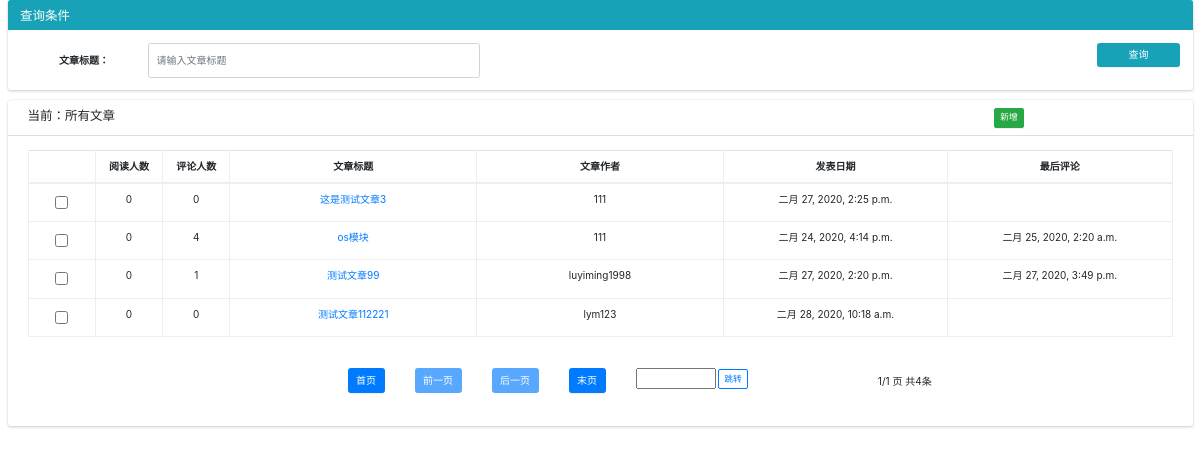
/posts/ (signed in), run on the app's committed database.
### app01/models.py (models this page shows)
class Article(models.Model):
    postTitle = models.CharField(max_length=16)
    postText = models.TextField()
    postPageviews = models.IntegerField(default=0)
    postAudio = models.CharField(max_length=255)
    postTime = models.DateTimeField(auto_now=True)
    user = models.ForeignKey(User, on_delete=models.CASCADE)
    status = models.IntegerField(default=1)

class Comment(models.Model):
    cmText = models.TextField()
    cmAudio = models.CharField(max_length=255)
    cmTime = models.DateTimeField(auto_now=True)
    cm_article = models.ForeignKey(Article, on_delete=models.CASCADE)
    cm_user = models.ForeignKey(User, on_delete=models.CASCADE)
    support = models.IntegerField(default=0)
    status = models.IntegerField(default=1)

### app01/views.py (the view)
# urls.py: path('posts/', views.postsView.as_view()),
class postsView(myPostView):
    @method_decorator(check_login)
    def dispatch(self, request, *args, **kwargs):
        return super().dispatch(request, *args, **kwargs)
    def get(self, request, *args, **kwargs):
        postTitle = request.GET.get("postTitle")
        if postTitle:
            articles = Article.objects.filter(postTitle__contains=postTitle, status=1).values("id",
                                                                                              "postTitle",
                                                                                              "postPageviews",
                                                                                              "postTime",
                                                                                              "status",
                                                                                              "user__userName")
        else:
            articles = Article.objects.filter(status=1).values("id", "postTitle", "postPageviews",
                                                               "postTime", "status", "user__userName")
        for article in articles:
            print(article)
            comment = Comment.objects.filter(cm_article=article["id"]).order_by("cmTime")
            if comment:
                article["cmPeople"] = comment.count()
                article["cmNewTime"] = comment.first().cmTime
            else:
                article["cmPeople"] = 0
        current_page = request.GET.get('page')
        paginator = Paginator(articles, 10)
        try:
            post = paginator.page(current_page)
        except PageNotAnInteger or EmptyPage as e:
            print(e)
            post = paginator.page(1)
        return render(request, "post.html", {"post": post, "searchName": postTitle})

### app01/views.py (called while the page is built)
def check_login(func):
    def wrapper(request, *args, **kwargs):
        user = request.session.get("username")
        print(user)
        if not user:
            return redirect("/login/")
        return func(request, *args, **kwargs)
    return wrapper

    @method_decorator(check_login)
    def dispatch(self, request, *args, **kwargs):
        return super().dispatch(request, *args, **kwargs)

### templates/post.html (shortened to what this page needs)
<!DOCTYPE html>
<html style="height: auto;">
<head>
    <link rel="stylesheet" href="/static/css/default/bootstrap/bootstrap.css">
    <link rel="stylesheet" href="/static/comp/fontawesome/css/font-awesome.min.css">
    <link rel="stylesheet" href="/static/comp/ionicons/css/ionicons.min.css">
    <link rel="stylesheet" href="/static/comp/adminlte/css/adminlte.css">
    <link rel="stylesheet" href="/static/css/default/mask.css"/>
</head>
<body style="height: auto;">
<div class="container-fluid" id="POST_LIST_DIV_ID">
    <div class="row">
        <div class="col-md-12" style="">
            <div class="card card-info">
                <div class="card-header">
                    <h3 class="card-title">查询条件</h3>
                </div>
                <div class="card-body">
                    <div class="row">
                        <div class="col-md-11">
                            <div class="form-inline">
                                <div class="form-group col-md-4">
                                    <label for="SEARCH_ORG_NAME" class="col-md-4">文章标题：</label>
                                    <div class="col-md-8">
                                        <input type="text" id="SEARCH_POST_NAME" name="SEARCH_POST_NAME" size="45"
                                               value="" class="form-control" placeholder="请输入文章标题">
                                    </div>
                                </div>
                            </div>
                        </div>
                        <div class="col-md-1">
                            <button class="btn btn-block btn-info" onclick="searchByPostName()">查询</button>
                        </div>
                    </div>
                </div>
            </div>
        </div>
    </div>
    <div class="row">
        <div class="col-12">
            <div class="card">
                <div class="card-header" style="width:100%">
                    <h3 class="card-title col-md-3">当前：<span id="LABLE_FATHER_ORG_NAME">所有文章</span></h3>
                    <div class="col-md-2 col-md-offset-7" id="postAddAndDeleteDiv">
                        <button class="btn  btn-success btn-sm" type="button" onclick="ADD_POST()">新增</button>&nbsp;&nbsp;
                    </div>
                </div>
                <div class="card-body">
                    <div id="example2_wrapper" class="dataTables_wrapper container-fluid dt-bootstrap4">
                        <div class="row">
                            <div class="col-sm-12 col-md-6"></div>
                            <div class="col-sm-12 col-md-6"></div>
                        </div>
                        <div class="row">
                            <div class="col-sm-12">
                                <table id="example2" class="table table-bordered table-hover dataTable" role="grid">
                                    <thead>
                                    <tr role="row">
                                        <th style="text-align:center;" class="sorting" rowspan="1" colspan="1"></th>
                                        <th style="text-align:center;" class="sorting" rowspan="1" colspan="1">阅读人数</th>
                                        <th style="text-align:center;" class="sorting" rowspan="1" colspan="1">评论人数</th>
                                        <th style="text-align:center;" class="sorting" rowspan="1" colspan="1">文章标题</th>
                                        <th style="text-align:center;" class="sorting" rowspan="1" colspan="1">文章作者</th>
                                        <th style="text-align:center;" class="sorting" rowspan="1" colspan="1">发表日期</th>
                                        <th style="text-align:center;" class="sorting" rowspan="1" colspan="1">最后评论</th>
                                    </tr>
                                    </thead>
                                    <tbody id="POST_LIST_TBODY_ID">
                                    {% for article in post.object_list %}
                                        <tr bgcolor="#FFFFFF">
                                            <td align="center" width="20"><input name="DELETE_CHECK_NAME"
                                                                                 type="checkbox"
                                                                                 value="{{ article.id }}">
                                            </td>
                                            <td valign="center" align="center"
                                                width="30">{{ article.postPageviews }}</td>
                                            <td valign="center" align="center" width="30">{{ article.cmPeople }}</td>
                                            <td valign="center" align="center" width="110"><a href=""
                                                                                              onclick="post_detailed({{ article.id }}); return false;">{{ article.postTitle }}</a>
                                            </td>
                                            <td valign="center" align="center"
                                                width="110">{{ article.user__userName }}</td>
                                            <td valign="center" align="center" width="100">{{ article.postTime }}</td>
                                            <td valign="center" align="center" width="100">{{ article.cmNewTime }}</td>
                                        </tr>
                                    {% endfor %}
                                    </tbody>
                                </table>
                            </div>
                        </div>
                        <div class="row">
                            <div class="col-sm-12 col-md-9 col-md-offset-3">
                                <div class="dataTables_paginate paging_simple_numbers">
                                    <ul class="pagination" id="PAGE_ID">
                                        <li style="margin-left: 30px">
                                            <button class="btn btn-primary" type="button"
                                                    onclick="JumpPage(1)">首页
                                            </button>
                                        </li>
                                        <li style="margin-left: 30px">
                                            {% if post.has_previous %}
                                                <button class="btn btn-primary" type="button"
                                                        onclick="JumpPage({{ post.previous_page_number }})">前一页
                                                </button>
                                            {% else %}
                                                <button class="btn btn-primary" type="button"
                                                        disabled="disabled">前一页
                                                </button>
                                            {% endif %}
                                        </li>
                                        <li style="margin-left: 30px">
                                            {% if post.has_next %}
                                                <button class="btn btn-primary" type="button"
                                                        onclick="JumpPage({{ post.next_page_number }})">后一页
                                                </button>
                                            {% else %}
                                                <button class="btn btn-primary" type="button"
                                                        disabled="disabled">后一页
                                                </button>
                                            {% endif %}
                                        </li>
                                        <li style="margin-left: 30px">
                                            <button class="btn btn-primary" type="button"
                                                    onclick="JumpPage({{ post.paginator.num_pages }})">末页
                                            </button>
                                        </li>
                                        <li style="margin-left: 30px"><input id="JUMP_INPUT_ID" type="text"
                                                                             style="display:inline;width:80px" size="6">
                                            <button class="btn btn-sm btn-outline-primary"
                                                    onclick="GOTO_POST_PAGE({{ post.paginator.num_pages }});return false;">
                                                跳转
                                            </button>
                                        </li>
                                        <li style="margin-left: 30px">
                                            <div class="dataTables_info" style="margin-top: 6px;margin-left: 100px">
                                                <span>{{ post.number }}/{{ post.paginator.num_pages }} 页</span>
                                                <span>共{{ post.paginator.count }}条</span></div>
                                        </li>
                                    </ul>
                                </div>
                            </div>
                        </div>
                    </div>
                </div>
            </div>
        </div>
    </div>
</div>
</body>
</html>

### data on the page
Article: postPageviews "0", cmPeople "0", postTitle "这是测试文章3", user__userName "111", postTime "二月 27, 2020, 2:25 p.m."
Article: postPageviews "0", cmPeople "4", postTitle "os模块", user__userName "111", postTime "二月 24, 2020, 4:14 p.m.", cmNewTime "二月 25, 2020, 2:20 a.m."
Article: postPageviews "0", cmPeople "1", postTitle "测试文章99", user__userName "luyiming1998", postTime "二月 27, 2020, 2:20 p.m.", cmNewTime "二月 27, 2020, 3:49 p.m."
Article: postPageviews "0", cmPeople "0", postTitle "测试文章112221", user__userName "lym123", postTime "二月 28, 2020, 10:18 a.m."

### other printed values
{{ post.number }} "1"
{{ post.paginator.num_pages }} "1"
{{ post.paginator.count }} "4"
